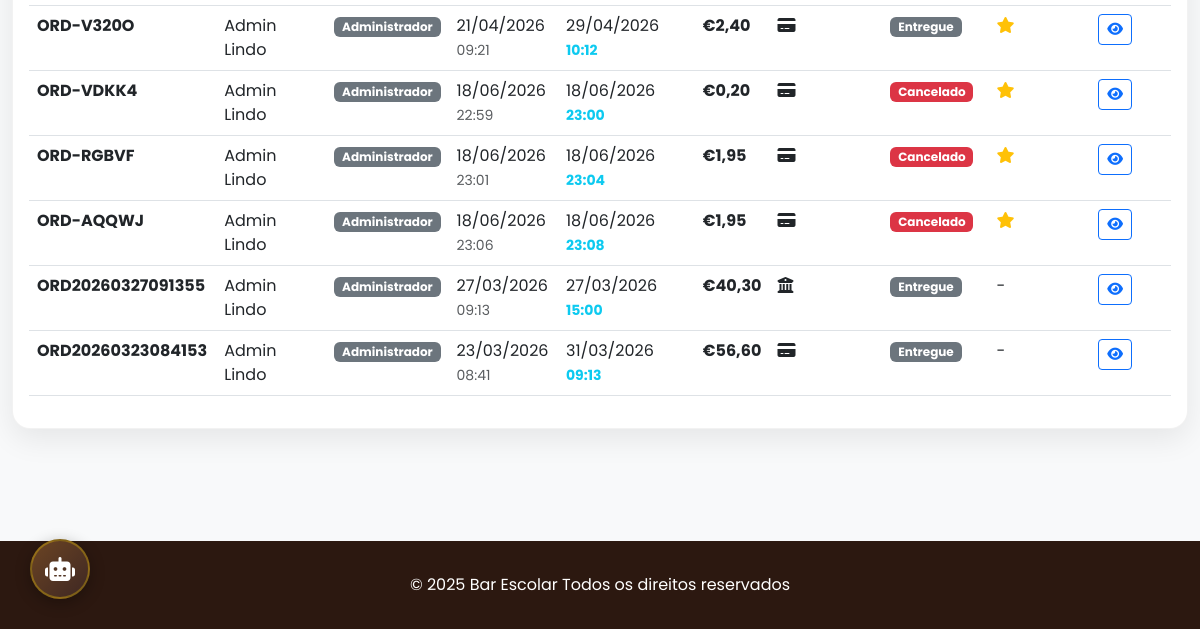
Page /dashboard/orders/ (signed in, lower part) on the earlier database version.
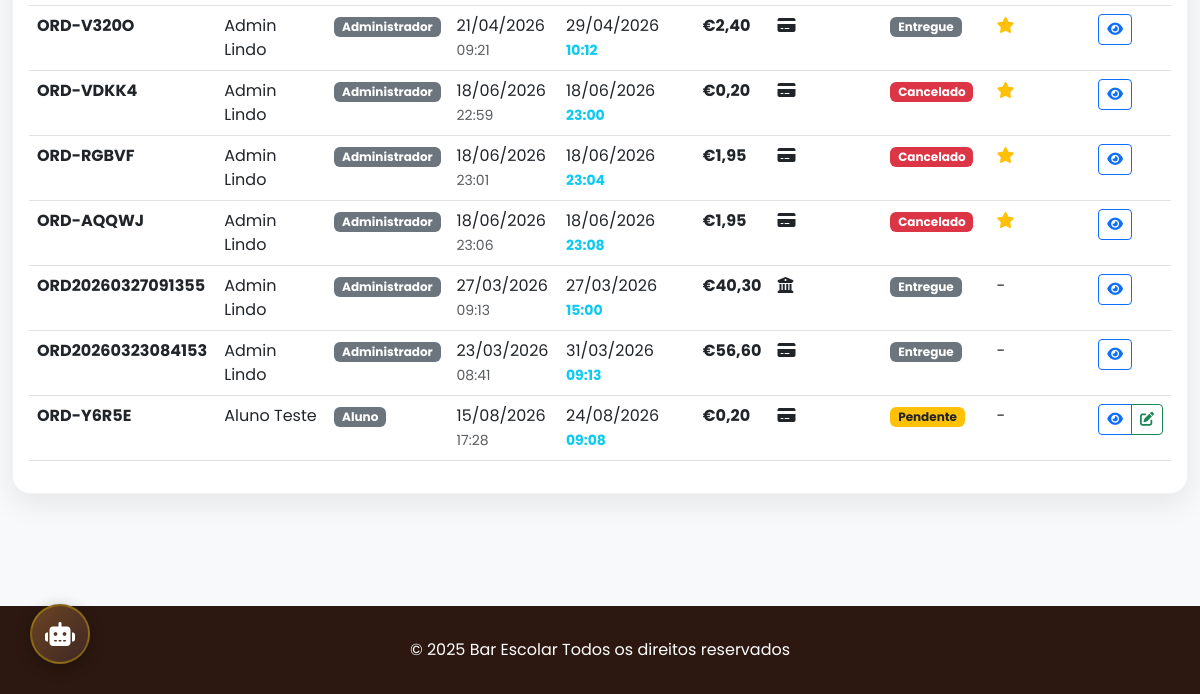
Same page on the later database version.
### bar_app/models.py (models this page shows, shortened)
class Order(models.Model):
    STATUS_CHOICES = (
        ('pending', 'Pendente'),
        ('confirmed', 'Confirmado'),
        ('preparing', 'Em Preparação'),
        ('ready', 'Pronto'),
        ('delivered', 'Entregue'),
        ('cancelled', 'Cancelado'),
    )
    PAYMENT_METHOD_CHOICES = (
        ('card', 'Cartão Escolar'),
        ('atm', 'Multibanco'),
    )
    user = models.ForeignKey(User, on_delete=models.CASCADE, related_name='orders', verbose_name='Utilizador')
    order_number = models.CharField(max_length=20, unique=True, editable=False, verbose_name='Número do Pedido')
    status = models.CharField(max_length=20, choices=STATUS_CHOICES, default='pending', verbose_name='Estado')
    payment_method = models.CharField(max_length=10, choices=PAYMENT_METHOD_CHOICES, verbose_name='Método de Pagamento')
    total_amount = models.DecimalField(max_digits=10, decimal_places=2, default=0, verbose_name='Montante Total')
    scheduled_date = models.DateField(verbose_name='Data Agendada')
    scheduled_time = models.TimeField(verbose_name='Hora Agendada')
    notes = models.TextField(blank=True, verbose_name='Notas')
    is_priority = models.BooleanField(default=False, verbose_name='Prioritário')
    created_at = models.DateTimeField(auto_now_add=True, verbose_name='Criado em')
    updated_at = models.DateTimeField(auto_now=True, verbose_name='Atualizado em')
    qr_token = models.CharField(max_length=64, unique=True, blank=True, null=True, verbose_name='Token QR Code')
    picked_up_at = models.DateTimeField(blank=True, null=True, verbose_name='Levantado em')
    picked_up_by = models.ForeignKey(User, on_delete=models.SET_NULL, null=True, blank=True, related_name='picked_up_orders', verbose_name='Levantado por')
    class Meta:
        verbose_name = 'Pedido'
        verbose_name_plural = 'Pedidos'
        ordering = ['-is_priority', 'scheduled_date', 'scheduled_time', 'created_at']

class User(AbstractUser):
    USER_TYPE_CHOICES = (
        ('student', 'Aluno'),
        ('teacher', 'Professor'),
        ('staff', 'Funcionário'),
        ('admin', 'Administrador'),
    )
    user_type = models.CharField(max_length=20, choices=USER_TYPE_CHOICES, default='student', verbose_name='Tipo de Utilizador')
    phone = models.CharField(max_length=15, blank=True, verbose_name='Telemóvel')
    photo = models.ImageField(upload_to='users/', blank=True, null=True, verbose_name='Foto')
    balance = models.DecimalField(max_digits=10, decimal_places=2, default=0, verbose_name='Saldo')
    created_at = models.DateTimeField(default=timezone.now, verbose_name='Criado em')
    updated_at = models.DateTimeField(auto_now=True, verbose_name='Atualizado em')
    escalao = models.CharField(max_length=10, choices=ESCALAO_CHOICES, default='none', verbose_name='Escalão ASE')
    allergens = models.CharField(max_length=255, blank=True, default='', verbose_name='Alérgenos / Restrições', help_text='Alérgenos separados por vírgula (ex: Glúten, Lactose)')
    turma = models.CharField(max_length=10, blank=True, verbose_name='Turma', help_text='Turma do utilizador (ex: 12PI)')
    groups = models.ManyToManyField(
        'auth.Group',
        related_name='custom_user_groups',
        blank=True,
        help_text='The groups this user belongs to.'
    )
    user_permissions = models.ManyToManyField(
        'auth.Permission',
        related_name='custom_user_permissions',
        blank=True,
        help_text='Specific permissions for this user.'
    )
    class Meta:
        verbose_name = 'Utilizador'
        verbose_name_plural = 'Utilizadores'
        ordering = ['username']
    email_verified = models.BooleanField(default=False)
    """Flag usada para saber se o e‑mail já foi confirmado pelo utilizador."""

### bar_app/views/dashboard.py (the view)
# urls.py: path('dashboard/orders/', views.manage_orders, name='manage_orders'),
@login_required
@user_passes_test(is_staff_user)
def manage_orders(request):
    status_filter = request.GET.get('status')
    orders = Order.objects.all()
    if status_filter:
        orders = orders.filter(status=status_filter)
    return render(request, 'bar_app/dashboard/orders.html', {'orders': orders, 'status_filter': status_filter})

### bar_app/views/auth.py (called while the page is built)
def is_staff_user(user):
    return user.is_staff or user.user_type in ['admin', 'staff']

### templates/bar_app/dashboard/orders.html (shortened to what this page needs)
{% extends 'base.html' %}
{% block content %}
<div class="container-fluid py-5">
    <div class="card">
        <div class="card-body">
            <div class="table-responsive">
                <table class="table table-hover">
                    <tbody>
                        {% for order in orders %}
                        <tr>
                            <td><strong>{{ order.order_number }}</strong></td>
                            <td>{{ order.user.get_full_name|default:order.user.username }}</td>
                            <td>
                                <span class="badge bg-secondary">{{ order.user.get_user_type_display }}</span>
                            </td>
                            <td>
                                {{ order.created_at|date:"d/m/Y" }}<br>
                                <small class="text-muted">{{ order.created_at|time:"H:i" }}</small>
                            </td>
                            <td>
                                {{ order.scheduled_date|date:"d/m/Y" }}<br>
                                <small class="text-info fw-bold">{{ order.scheduled_time|time:"H:i" }}</small>
                            </td>
                            <td><strong>€{{ order.total_amount }}</strong></td>
                            <td>
                                {% if order.payment_method == 'card' %}
                                <i class="fas fa-credit-card"></i>
                                {% else %}
                                <i class="fas fa-university"></i>
                                {% endif %}
                            </td>
                            <td>
                                {% if order.status == 'pending' %}
                                <span class="badge bg-warning text-dark">Pendente</span>
                                {% elif order.status == 'confirmed' %}
                                <span class="badge bg-info">Confirmado</span>
                                {% elif order.status == 'preparing' %}
                                <span class="badge bg-primary">Em Preparação</span>
                                {% elif order.status == 'ready' %}
                                <span class="badge bg-success">Pronto</span>
                                {% elif order.status == 'delivered' %}
                                <span class="badge bg-secondary">Entregue</span>
                                {% else %}
                                <span class="badge bg-danger">Cancelado</span>
                                {% endif %}
                            </td>
                            <td>
                                {% if order.is_priority %}
                                <i class="fas fa-star text-warning" title="Prioritário"></i>
                                {% else %}
                                -
                                {% endif %}
                            </td>
                            <td>
                                <div class="btn-group">
                                    <a href="{% url 'bar_app:order_detail' order.pk %}" class="btn btn-sm btn-outline-primary" title="Ver Detalhes">
                                        <i class="fas fa-eye"></i>
                                    </a>
                                    {% if order.status != 'delivered' and order.status != 'cancelled' %}
                                    <button type="button" class="btn btn-sm btn-outline-success" onclick="openStatusModal({{ order.pk }}, '{{ order.order_number }}', '{{ order.status }}')" title="Alterar Estado">
                                        <i class="fas fa-edit"></i>
                                    </button>
                                    {% endif %}
                                </div>
                            </td>
                        </tr>
                        {% endfor %}
                    </tbody>
                </table>
            </div>
        </div>
    </div>
</div>
{% endblock %}

Differences in the rows shown:
added Order: order_number "ORD-Y6R5E", user.get_full_name "Aluno Teste", user.user_type "Aluno", created_at "15/08/2026", created_at "17:28", scheduled_date "24/08/2026", scheduled_time "09:08", total_amount "0,20", payment_method "card" (drawn), status "Pendente"
